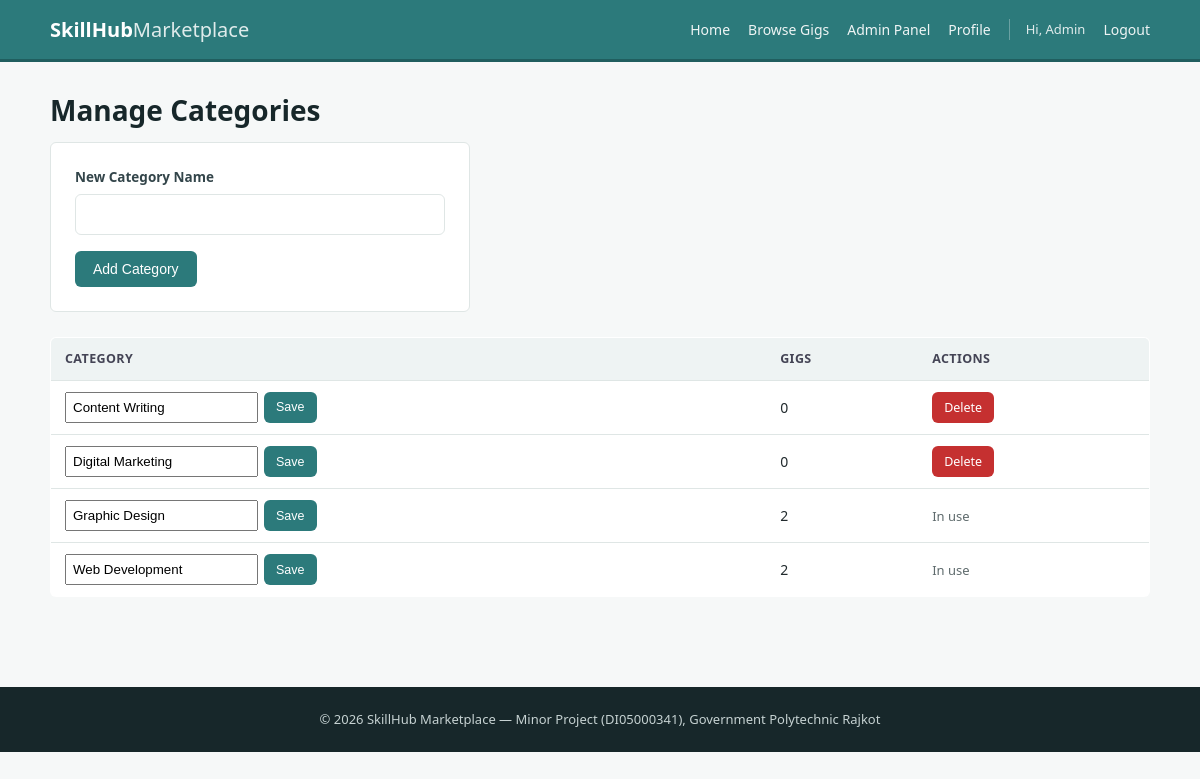
Screenshot of /manage_categories.php (signed in) with the database file from the repository.
### tables this page shows
CREATE TABLE IF NOT EXISTS categories (
    category_id INT AUTO_INCREMENT PRIMARY KEY,
    category_name VARCHAR(100) NOT NULL,
    icon VARCHAR(50) DEFAULT NULL
);

### functions.php (called while the page is built, shortened)
<?php
function clean($str) {
    return htmlspecialchars(trim($str ?? ''), ENT_QUOTES, 'UTF-8');
}

### manage_categories.php (the view, shortened to what this page needs)
<?php
require_once __DIR__ . '/../includes/auth_check.php';
$categories = $conn->query("
    SELECT category_id, category_name,
           (SELECT COUNT(*) FROM gigs WHERE gigs.category_id = categories.category_id) AS gig_count
    FROM categories ORDER BY category_name
");
include __DIR__ . '/../includes/header.php';
?>
<h1>Manage Categories</h1>
<form class="basic-form" method="POST" action="admin/manage_categories.php" style="max-width:420px;">
    <div class="form-group">
        <label for="category_name">New Category Name</label>
        <input type="text" id="category_name" name="category_name" required>
    </div>
    <button type="submit" class="btn">Add Category</button>
</form>
<div class="table-wrap">
<table class="basic-table mt-25">
    <tr><th>Category</th><th>Gigs</th><th>Actions</th></tr>
    <?php while ($cat = $categories->fetch_assoc()): ?>
        <tr>
            <td>
                <form method="POST" action="admin/manage_categories.php" style="display:flex; gap:6px;">
                    <input type="text" name="category_name" value="<?php echo clean($cat['category_name']); ?>" style="padding:6px;">
                    <button type="submit" class="btn btn-small">Save</button>
                </form>
            </td>
            <td><?php echo $cat['gig_count']; ?></td>
            <td>
                <?php if ($cat['gig_count'] == 0): ?>
                    <a href="admin/delete_category.php?id=<?php echo $cat['category_id']; ?>" class="btn btn-small btn-danger confirm-action" data-confirm="Delete this category?">Delete</a>
                <?php else: ?>
                    <span class="small-text">In use</span>
                <?php endif; ?>
            </td>
        </tr>
    <?php endwhile; ?>
</table>
</div>
<?php include __DIR__ . '/../includes/footer.php'; ?>

### style.css (style rules this page uses)
:root { --primary: #2c7a7b; --primary-dark: #205e5f; --primary-light: #e6f3f2; --accent: #c05621; --text: #222b2e; --text-muted: #5f6b6d; --border: #dfe6e5; --bg: #f6f8f8; --white: #ffffff; --danger: #c53030; --danger-light: #fbe6e6; --success: #2f855a; --success-light: #e6f4ea; --radius: 6px; }
* { box-sizing: border-box; }
html, body { margin: 0; padding: 0; }
body { font-family: "Segoe UI", Arial, Helvetica, sans-serif; background: var(--bg); color: var(--text); line-height: 1.55; font-size: 15px; }
a { color: var(--primary); text-decoration: none; }
h1, h2, h3, h4 { color: #17272a; line-height: 1.3; margin-top: 0; }
h1 { font-size: 28px; margin-bottom: 14px; }
.btn { display: inline-block; background: var(--primary); color: var(--white) !important; border: none; padding: 10px 18px; border-radius: var(--radius); font-size: 14px; cursor: pointer; text-decoration: none !important; }
.btn-danger { background: var(--danger); }
.btn-small { padding: 6px 12px; font-size: 12.5px; }
.basic-form { background: var(--white); border: 1px solid var(--border); border-radius: var(--radius); padding: 24px; }
.form-group { margin-bottom: 16px; }
.form-group label { display: block; font-size: 13.5px; font-weight: 600; margin-bottom: 6px; color: #33454a; }
.form-group input[type="text"], .form-group input[type="email"], .form-group input[type="password"], .form-group input[type="number"], .form-group input[type="date"], .form-group input[type="file"], .form-group select, .form-group textarea { width: 100%; padding: 10px 12px; border: 1px solid var(--border); border-radius: var(--radius); font-size: 14px; font-family: inherit; background: var(--white); color: var(--text); }
.small-text { color: var(--text-muted); font-size: 13px; }
.mt-25 { margin-top: 25px; }
.table-wrap { overflow-x: auto; }
.basic-table { width: 100%; border-collapse: collapse; background: var(--white); border: 1px solid var(--border); border-radius: var(--radius); overflow: hidden; font-size: 14px; }
.basic-table th, .basic-table td { padding: 11px 14px; text-align: left; border-bottom: 1px solid var(--border); }
.basic-table th { background: #eef3f3; font-size: 12.5px; text-transform: uppercase; letter-spacing: 0.4px; color: #445; }
.basic-table tr:last-child td { border-bottom: none; }

### rows the page displays
categories: category_name "Content Writing", gig_count "0"
categories: category_name "Digital Marketing", gig_count "0"
categories: category_name "Graphic Design", gig_count "2", shows "In use"
categories: category_name "Web Development", gig_count "2", shows "In use"

### other values shown
$_SESSION['name'] "Admin"
